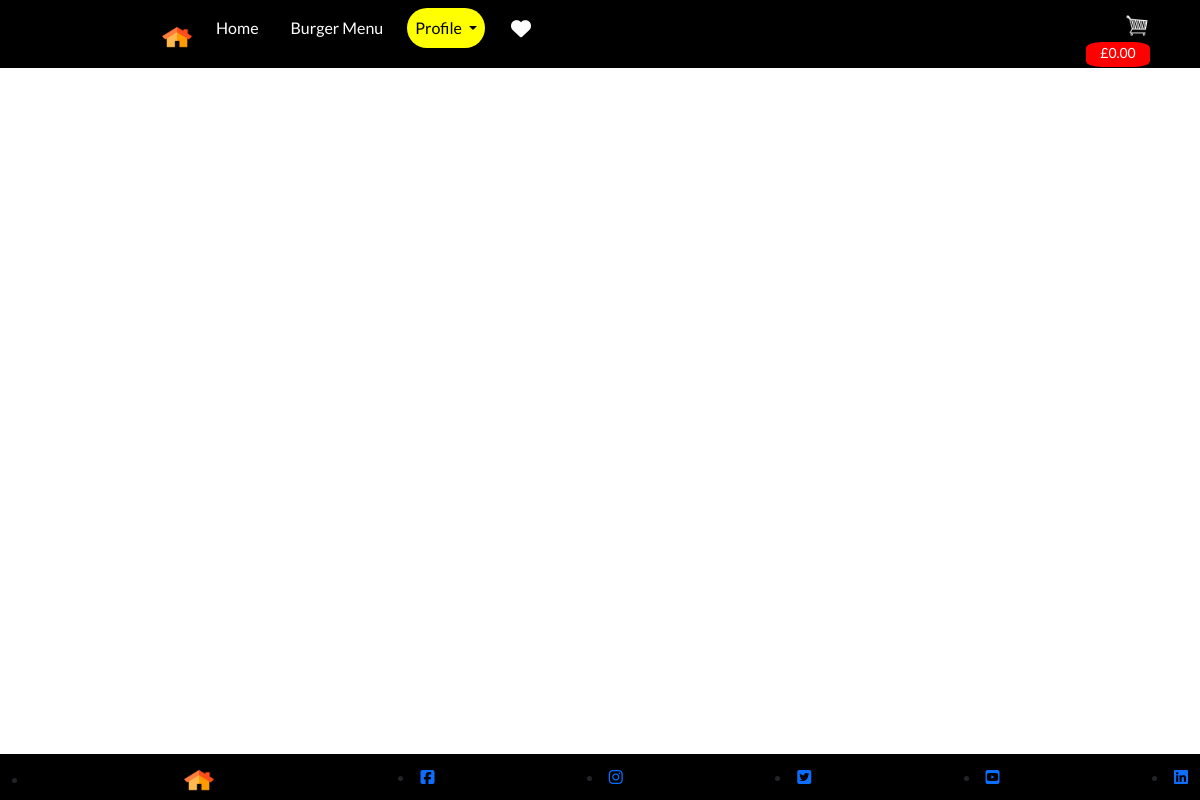
Before: /store/store/ with the older database file.
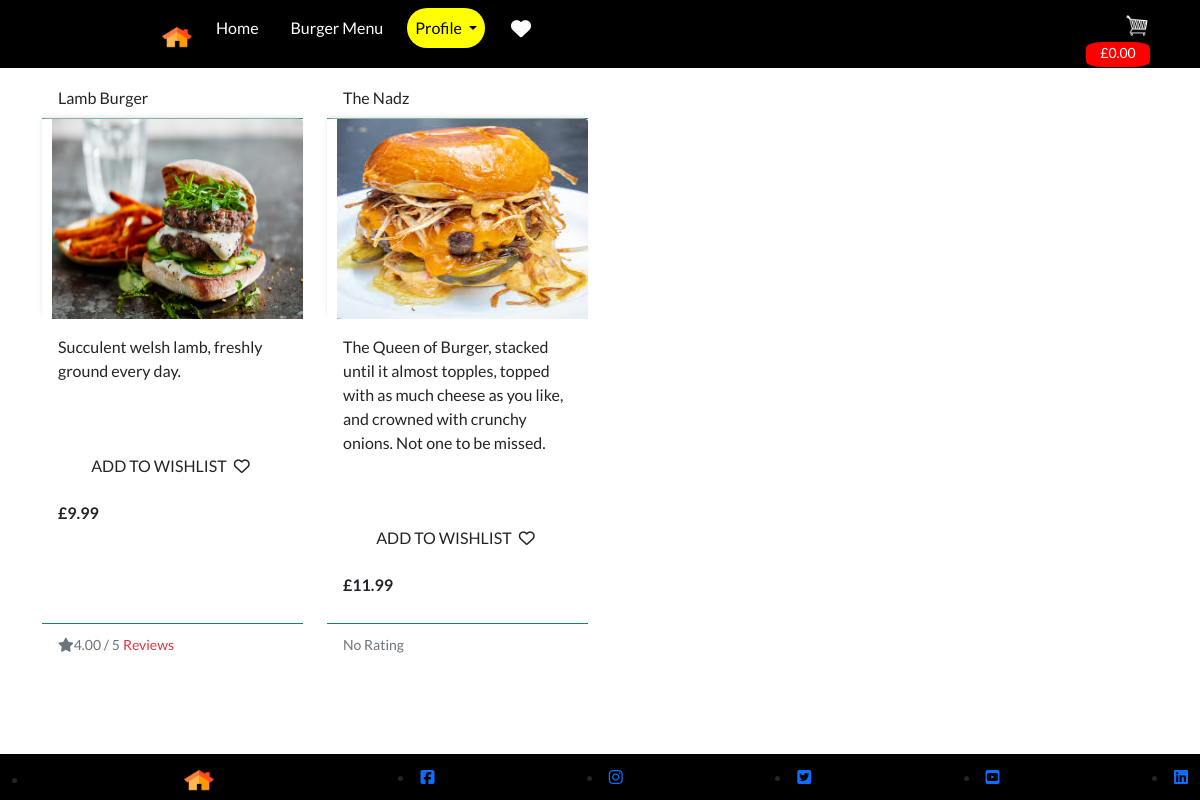
After: the same page with the newer database file.
### store/models.py (models this page shows, shortened)
class Product(models.Model):
    name = models.CharField(max_length=255, unique=True)
    price = models.DecimalField(
        max_digits=9,
        decimal_places=2
        )
    image = models.ImageField(null=True, blank=True)
    quantity = models.IntegerField()
    description = models.TextField()
    rating = models.DecimalField(max_digits=6, decimal_places=2, null=True, blank=True)
    categories = models.ManyToManyField(Category)
    class Meta:
        db_table = 'products'
    @property
    def imageURL(self):
        try:
            url = self.image.url
        except:
            url = ''
        return url

### store/views.py (the view)
# urls.py: path('store/', include('store.urls')),
def store(request):
    products = Product.objects.all()
    context = {'products': products}
    return render(request, 'store/store.html', context)

### cart/contexts.py (called while the page is built, shortened)
def cart_contents(request):
    cart_items = []
    total = 0
    product_count = 0
    delivery = 0
    cart = request.session.get('cart', {})
    grand_total = delivery + total
    context = {
        'cart_items': cart_items,
        'total': total,
        'product_count': product_count,
        'delivery': delivery,
        'grand_total': grand_total,
    }
    return context

### store/templates/store/store.html (shortened to what this page needs)
{% extends "base.html" %}
{% load static %}
{% block content %}
<div class="container">
  <div class="row">
    {% for product in products %}
    <div class="col-sm-6 col-md-6 col-lg-4 col-xl-3">
      <div class="card h-100 border-0">
        <div class="card-header bg-transparent border-success">
          {{product.name}}
        </div>
        <a href="{% url 'product_detail' product.id %}">
          <img src="{{product.imageURL}}" class="card-img-top thumbnail" alt="...">
        </a>
        <div class="card-body">
          <p class="mb-3">
            {{ product.description}}
          </p>
          <form class="form update-form text-center" method="POST" action="">
            <button class="btn btn-black rounded-0 text-uppercase mt-5 mb-1">Add to wishlist <i
                class="far fa-heart pulsate-heart"></i></button>
          </form>
          <div>
            <h4></h4><strong>£{{product.price|floatformat:2}}</strong></h4>
          </div>
        </div>
        <div class="card-footer bg-transparent border-success">
          {% if product.rating %}
          <small class="text-muted"><i class="fas fa-star mr-1"></i>{{ product.rating }} / 5</small>
          <small class="ml-3">
            <a class="text-danger" href="{% url 'review' %}">Reviews</a>
          </small>
          {% else %}
          <small class="text-muted">No Rating</small>
          {% endif %}
        </div>
      </div>
    </div>
    {% endfor %}
  </div>
</div>
{% endblock %}

### templates/base.html (shortened to what this page needs)
{% load static %}
<!DOCTYPE html>
<html lang="en">
<head>
    {% block corecss %}
    <link href="https://cdn.jsdelivr.net/npm/bootstrap@5.1.3/dist/css/bootstrap.min.css" rel="stylesheet"
>
    <link rel="stylesheet" href="https://use.fontawesome.com/releases/v5.15.4/css/all.css"
>
    <link rel="stylesheet" href="{% static 'css/main.css' %}">
    {% endblock %}
</head>
<body>
    <nav class="navbar navbar-expand-lg navbar-dark">
        <div class="container-fluid">
            <a class="navbar-brand" href="{% url 'home' %}">
                <img src="{% static 'media/home-icon-4.png' %}" alt="" width="30" height="24">
            </a>
            <div class="collapse navbar-collapse" id="navbarSupportedContent">
                <ul class="navbar-nav mr-auto">
                    <li class="nav-item">
                        <a class="nav-link active" aria-current="page" href="{% url 'home' %}">Home</a>
                    </li>
                    <li class="nav-item">
                        <a class="nav-link active" aria-current="page" href="{% url 'store' %}">Burger Menu</a>
                    </li>
                    <li class="nav-item dropdown">
                        <a class="nav-link dropdown-toggle" href="" id="navbarDropdownMenuLink-two" role="button"
                            data-bs-toggle="dropdown" aria-expanded="false">
                            Profile
                        </a>
                    </li>
                    <li class="list-inline-item">
                        <a class="nav-link active text-center" href="">
                                <i class="fas fa-heart fa-lg pulsate-heart"></i>
                        </a>
                    </li>
                </ul>
                <div class="form-inline my-2 my-lg-0">
                    <a href="{% url 'view_cart' %}">
                        <img id="cart-icon" src="{% static 'media/cart.png' %}">
                    </a>
                    <p id="cart-total">
                        {% if grand_total %}
                        £{{ grand_total|floatformat:2 }}
                        {% else %}
                        £0.00
                        {% endif %}
                    </p>
                </div>
            </div>
    </nav>
</body>
{% block content %}
{% endblock %}
<nav class="navbar bottom-navbar fixed-bottom ">
    <div class="container-fluid">
        <li class="nav-item">
            <a class="navbar-brand" href="{% url 'home' %}">
                <img src="{% static 'media/home-icon-4.png' %}" alt="" width="30" height="24">
            </a>
        </li>
        <li><a href="https://www.facebook.com" target="_blank"><i class="fab fa-facebook-square"></i></a></li>
        <li><a href="https://www.instagram.com" target="_blank"><i class="fab fa-instagram"></i></a></li>
        <li><a href="https://twitter.com/?lang=en-gb" target="_blank"><i class="fab fa-twitter-square"></i></a></li>
        <li><a href="https://www.youtube.com" target="_blank"><i class="fab fa-youtube-square"></i></a></li>
        <li><a href="https://www.linkedin.com/" target="_blank"><i class="fab fa-linkedin"></i></a></li>
    </div>
</nav>
</html>

### static/css/main.css (style rules this page uses)
* { box-sizing: border-box; }
body { font-family: 'Lato', sans-serif; overflow-x: hidden; margin: 0; }
body, html { height: 100%; }
.container { padding-bottom:3rem; }
.navbar, .bottom-navbar { background-color: black; }
.nav-link { color: #fff; }
#cart-icon { width: 25px; display: inline-block; margin-left: 15px; position: absolute; right: 50px; bottom: 30px; }
.navbar-brand { margin-left: 150px; }
.navbar-brand img { color: rgb(255, 255, 255); }
.nav-item { margin-right: 1rem; }
#navbarDropdownMenuLink-two { background-color: yellow; border-radius: 25px; position: relative; color: black; }
#cart-total { display: block; text-align: center; color: #fff; background-color: red; width: 4rem; height: 25px; border-radius: 25%; font-size: 14px; position: absolute; right: 50px; bottom: -15px; }
.thumbnail { width: 100%; min-width: 200px; height: 200px; box-shadow: -1px -3px 5px -2px rgba(214, 214, 214, 1); padding-left: 10px; }
.card { margin-bottom: 10px; }
.col-lg-4, .col-lg-6, .col-lg-8, .col-lg-12 { margin-top: 10px; }
.btn { border-radius: 0; width: 100%; }
a { text-decoration: none; }
.row > div { vertical-align: middle; }
.pulsate-heart { height: 1.5rem; width: 1.5rem; box-shadow: 0 0 0 0 rgba(0, 0, 0, 1); transform: scale(1); animation: heart 5s infinite; }

Changed rows visible on the page:
added Product: name "Lamb Burger", imageURL (picture), description "Succulent welsh lamb, freshly ground every day.", price "9.99", rating "4.00"
added Product: name "The Nadz", imageURL (picture), description "The Queen of Burger, stacked until it almost topples, topped with as much cheese as you like, and crowned with crunchy onions. Not one to be missed.", price "11.99", shows "No Rating"
